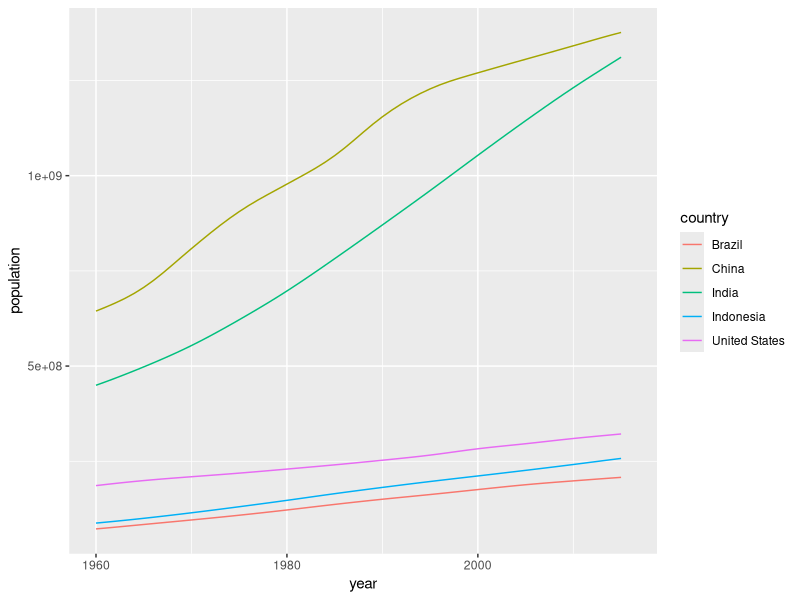
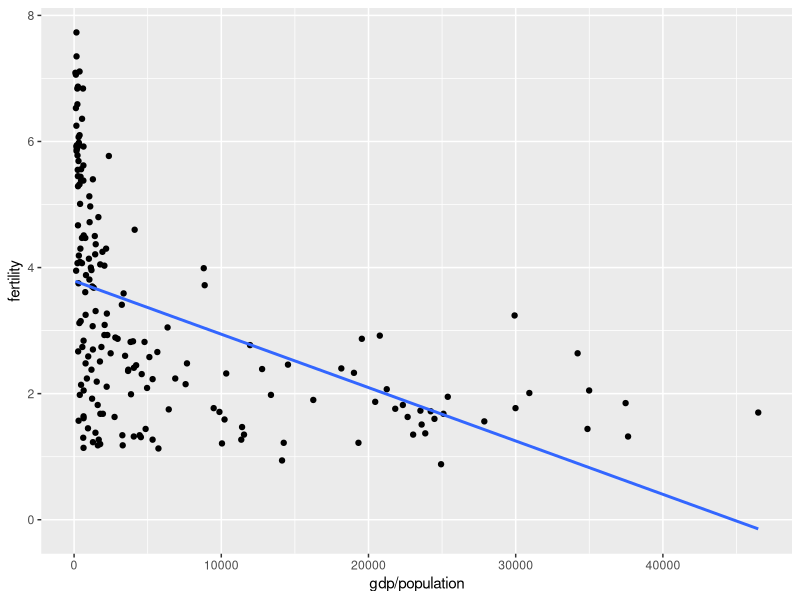
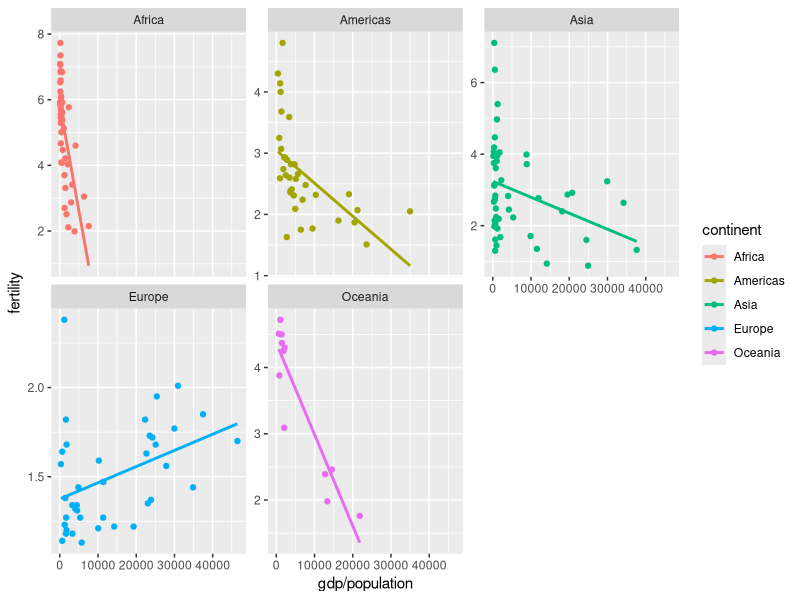
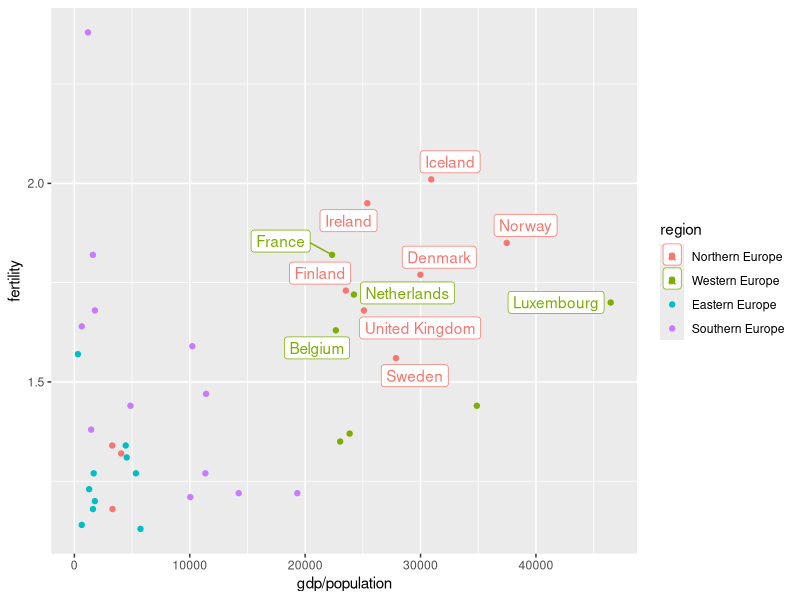
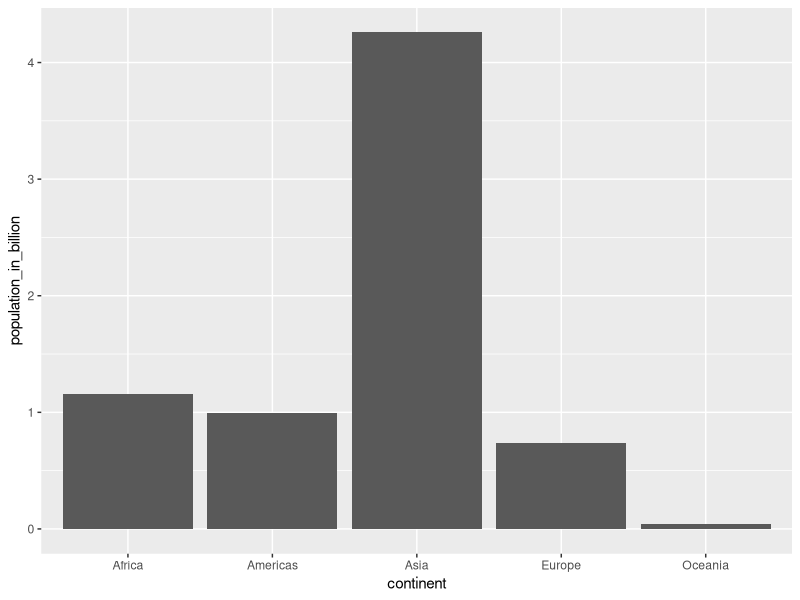
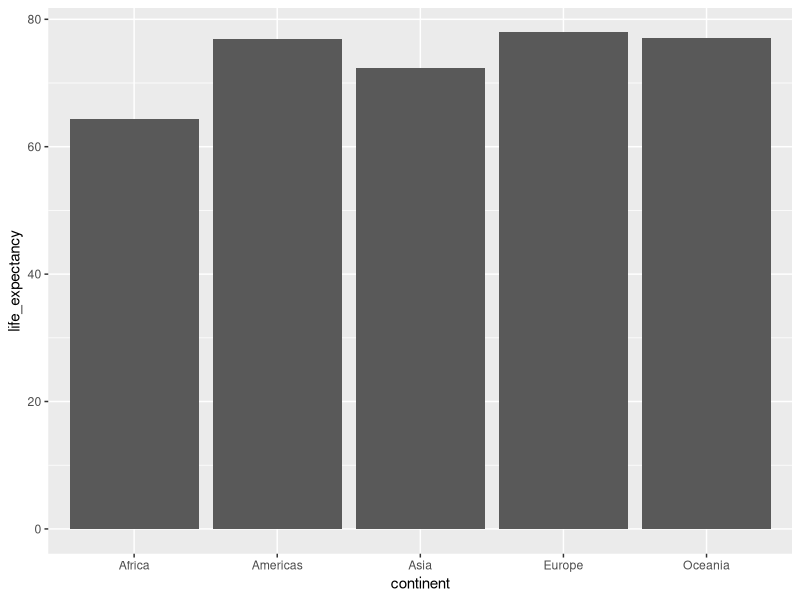
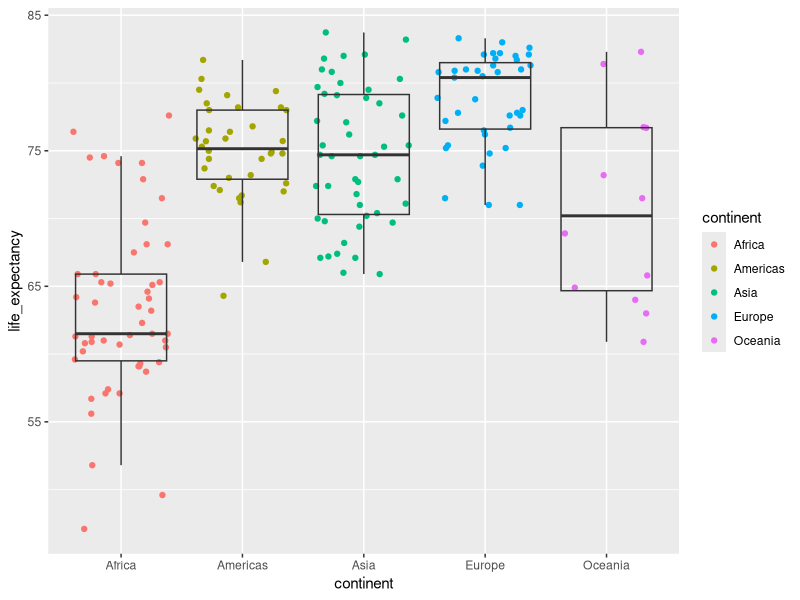
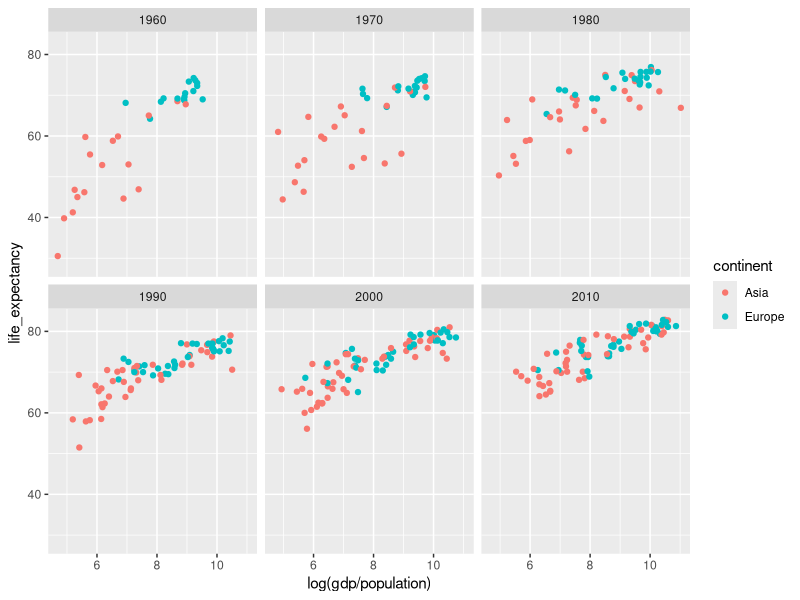

Generate these figures, in order, with R:
## ---- chunk 1
knitr::opts_knit$set(base.dir = "../docs/", root.dir = "../docs/")
knitr::opts_chunk$set(echo = TRUE, message = FALSE)
## ---- chunk 2
library(tidyverse)
library(dslabs) #install.packages("dslabs")

# After you have loaded the dslabs package, you can access the data stored in `gapminder`. Let's look at the top 5 lines 
gapminder |> as_tibble() |> 
  head(5)
## ---- chunk 3
# Extract a vector with the 5 countries with the largest population size
top5_countries <- gapminder |>
  filter(year == 2015) |> 
  arrange(-population) |> 
  select(country) |> 
  head(5) |> 
  pull()

gapminder |> 
  filter(country %in% top5_countries) |> 
  ggplot() +
  geom_line(mapping = aes(x = year, y = population, color = country))

## ---- chunk 4
gapminder |>
  filter(year==2015, country %in% c("Turkey", "Poland", "South Korea", "Russia", "Vietnam", "South Africa")) |>
  arrange(infant_mortality) |>
  select(country, infant_mortality) |> 
  knitr::kable()
## ---- chunk 5
gapminder |>
  filter(year==2000) |>
  ggplot(aes(y=fertility, x=gdp/population)) +
  geom_point() +
  geom_smooth(se=F, method = "lm")
## ---- chunk 6
gapminder |>
  filter(year==2000) |>
  ggplot(aes(y=fertility, x=gdp/population, color=continent)) +
  geom_point() +
  geom_smooth(se=F, method = "lm") +
  facet_wrap(~continent, scales = "free_y")
## ---- chunk 7
eu_2000 <- gapminder |>
  filter(year==2000, continent == "Europe") 
eu_2000 |>
  filter(fertility > 1.5, gdp/population > 20000) |>
  ggplot(aes(y=fertility, x=gdp/population, color=region)) +
  ggrepel::geom_label_repel(aes(label=country)) +
  geom_point(data=eu_2000)
## ---- chunk 8
gapminder |>
  filter(year==2015) |>
  group_by(continent) |>
  summarize(population_in_billion=sum(population)/10^9) |>
  ggplot(aes(x=continent, y=population_in_billion)) +
  geom_col()
## ---- chunk 9
gapminder |>
  filter(year==2015) |>
  summarize(life_expectancy=sum(life_expectancy*population)/sum(population))
## ---- chunk 10
gapminder |>
  filter(year==2015) |>
  group_by(continent) |>
  summarize(life_expectancy=sum(life_expectancy*population)/sum(population)) |>
  ggplot(aes(x=continent, y=life_expectancy)) +
  geom_col()

gapminder |>
  filter(year==2015) |>
  ggplot(aes(x=continent, y=life_expectancy)) +
  geom_jitter(aes(color=continent),height = 0) +
  geom_boxplot(alpha=0, outlier.alpha = 0)
## ---- chunk 11
years <- c(1960, 1970, 1980, 1990, 2000, 2010)
continents <- c("Europe", "Asia")
gapminder |> 
  filter(year %in% years & continent %in% continents) |>
  ggplot(aes(log(gdp/population), life_expectancy, col = continent)) +
  geom_point() +
  facet_wrap(~year) 

gapminder |> 
  filter(continent %in% continents) |>
  ggplot(aes(x=year, y=life_expectancy, group=country)) +
  geom_line()+
  facet_wrap(~continent) 

gapminder |> 
  filter(year %in% c(1960, 2010)) |>
  ggplot(aes(x=life_expectancy, fill=continent)) +
  geom_density(alpha=0.5)+
  facet_wrap(~year, nrow=2) 

gapminder |> 
  filter(year %in% c(1960, 2010)) |>
  ggplot(aes(x=log(gdp/population), fill=continent)) +
  geom_density(alpha=0.5)+
  facet_wrap(~year, nrow=2) 

gapminder |> 
  filter(year %in% c(1960, 2010)) |>
  ggplot(aes(continent, log(gdp/population), fill = as.character(year))) +
  geom_boxplot()
